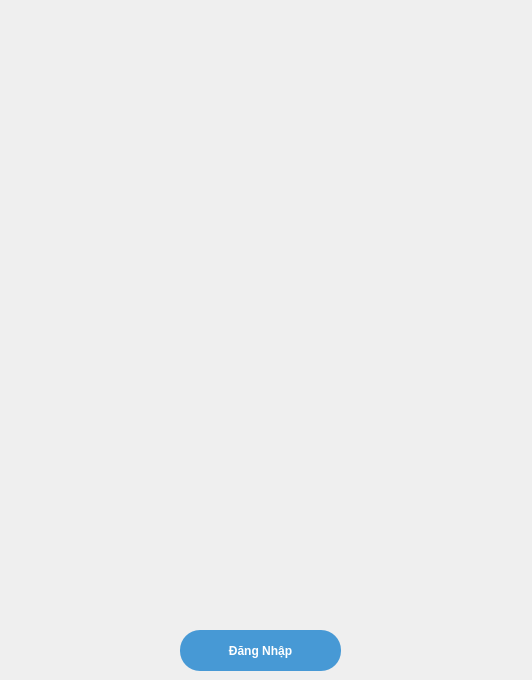
<?xml version="1.0" encoding="UTF-8"?>
<ui version="4.0">
 <class>MainWindow</class>
 <widget class="QMainWindow" name="MainWindow">
  <property name="geometry">
   <rect>
    <x>0</x>
    <y>0</y>
    <width>532</width>
    <height>680</height>
   </rect>
  </property>
  <property name="minimumSize">
   <size>
    <width>532</width>
    <height>680</height>
   </size>
  </property>
  <property name="maximumSize">
   <size>
    <width>532</width>
    <height>680</height>
   </size>
  </property>
  <property name="windowTitle">
   <string>MainWindow</string>
  </property>
  <widget class="QWidget" name="centralwidget">
   <widget class="QLabel" name="label">
    <property name="geometry">
     <rect>
      <x>0</x>
      <y>0</y>
      <width>533</width>
      <height>681</height>
     </rect>
    </property>
    <property name="text">
     <string/>
    </property>
    <property name="pixmap">
     <pixmap>../../Images/Images_QR/background.jpg</pixmap>
    </property>
   </widget>
   <widget class="QGroupBox" name="groupBox">
    <property name="geometry">
     <rect>
      <x>0</x>
      <y>0</y>
      <width>541</width>
      <height>681</height>
     </rect>
    </property>
    <property name="styleSheet">
     <string notr="true">background-color:None;
border:None;</string>
    </property>
    <property name="title">
     <string/>
    </property>
    <widget class="QPushButton" name="pushButton">
     <property name="geometry">
      <rect>
       <x>180</x>
       <y>630</y>
       <width>161</width>
       <height>41</height>
      </rect>
     </property>
     <property name="styleSheet">
      <string notr="true">QPushButton{background-color: rgb(71, 153, 213);
font: 18pt &quot;Sitka Display&quot;;
color: rgb(255, 255, 255);
border-radius:20px;
qproperty-wordWrap: true;
padding:5px;
font-weight:bold;}

QPushButton:pressed {
background-color: rgb(21, 111, 255);
color:#000000
}



</string>
     </property>
     <property name="text">
      <string>Đăng Nhập</string>
     </property>
    </widget>
   </widget>
  </widget>
 </widget>
 <resources/>
 <connections/>
</ui>
